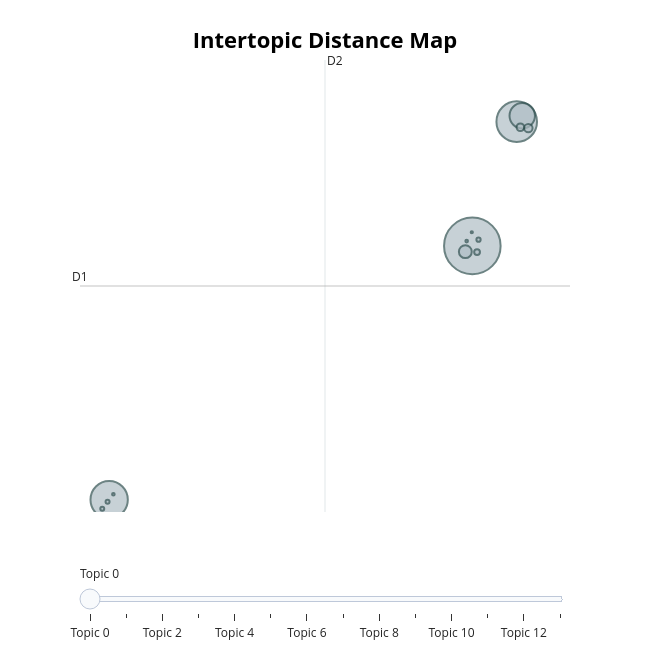
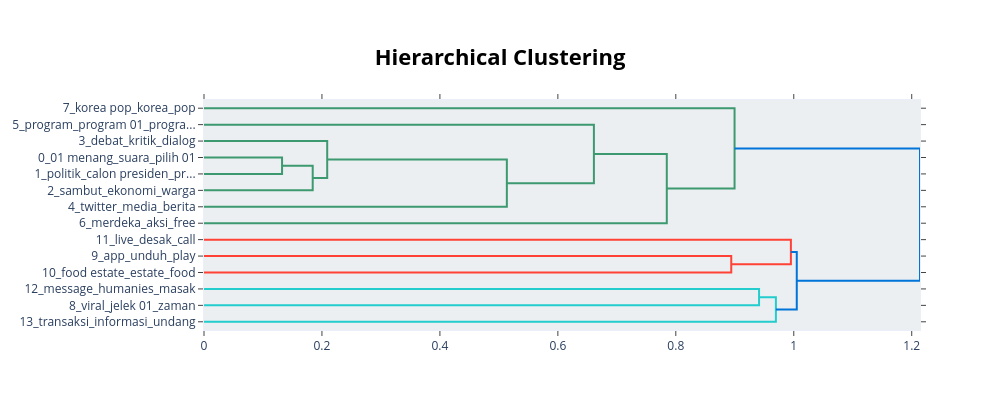
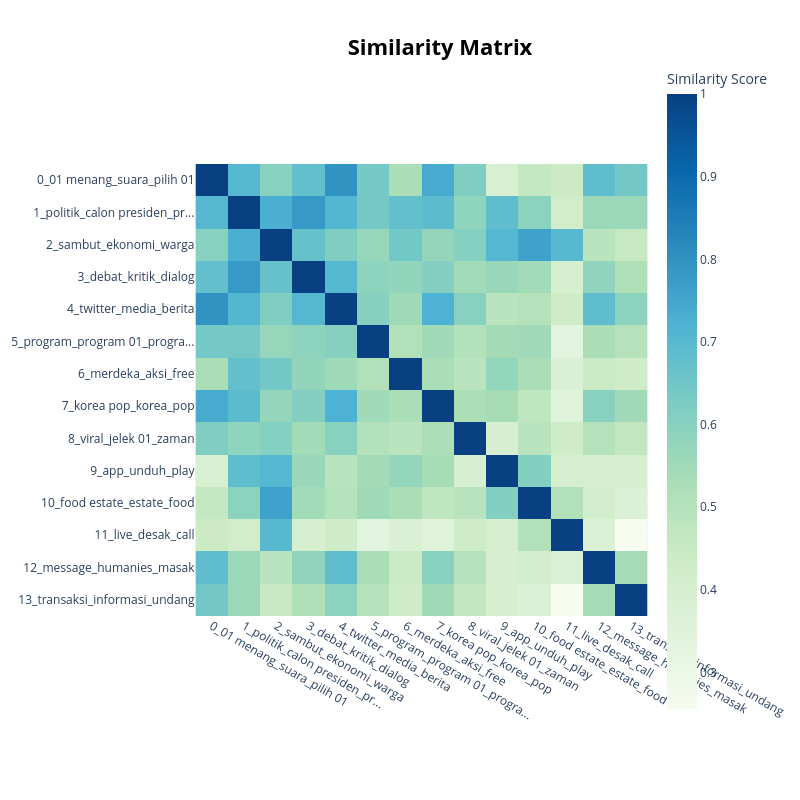

The notebook cell these images were saved under, in order:
### Code cell
# Get the improved topic information
topic_info = topic_model.get_topic_info()
print("\nImproved Topic Information:")
print(topic_info.head(10))

# Print topics with their new labels
print("\Topik Pembicaraan Masyarakat terhadap Pasangan Anies-Cak Imin:")
for index, row in topic_info.iterrows():
    if row["Topic"] != -1:  # Skip outlier topic
        topic_id = row["Topic"]
        words = [word[0] for word in topic_model.get_topic(topic_id)[:8]]
        print(f"Theme: {row['Name']}")
        print(f"Keywords: {', '.join(words)}")
        print(f"Document count: {row['Count']}")
        print("-" * 50)

# Create a topic distribution visualization
plt.figure(figsize=(12, 6))
topic_counts = topic_info[topic_info["Topic"] != -1]["Count"]
topic_names = [label for topic, label in topic_labels.items() if topic != -1][:len(topic_counts)]

# Plot with better color scheme
bars = plt.bar(topic_names, topic_counts, color=plt.cm.viridis(np.linspace(0, 1, len(topic_counts))))

# Add count labels on top of bars
for bar in bars:
    height = bar.get_height()
    plt.text(bar.get_x() + bar.get_width()/2., height + 0.5,
            f'{int(height)}', ha='center', va='bottom', fontweight='bold')

plt.xticks(rotation=45, ha="right")
plt.title("Distribusi Topik Pembicaraan Masyarakat terhadap Pasangan Anies-Cak Imin", fontsize=14, fontweight='bold')
plt.xlabel("Topik Pembicaraan", fontsize=12)
plt.ylabel("Number of Tweets", fontsize=12)
plt.tight_layout()
plt.grid(axis='y', linestyle='--', alpha=0.7)
plt.show()

# Display interactive visualizations
intertopic_map = topic_model.visualize_topics()
display(intertopic_map)

# Create hierarchical clustering visualization
hierarchy = topic_model.visualize_hierarchy()
display(hierarchy)

# Create heatmap of topic similarities
heatmap = topic_model.visualize_heatmap()
display(heatmap)

# Create word clouds for top 3 topics
plt.figure(figsize=(15, 10))
for i, topic_id in enumerate(topic_info[topic_info['Topic'] != -1]['Topic'][:3]):
    plt.subplot(1, 3, i+1)
    
    # Get topic words and weights
    words = dict(topic_model.get_topic(topic_id)[:15])
    
    # Create and display wordcloud
    wordcloud = WordCloud(width=400, height=400, background_color='white', 
                          colormap='viridis', max_words=50).generate_from_frequencies(words)
    
    plt.imshow(wordcloud, interpolation='bilinear')
    plt.title(f"Topic: {topic_labels[topic_id]}", fontsize=12)
    plt.axis('off')

plt.tight_layout()
plt.show()

### Figure 1 — Plotly figure (JSON) as saved in the notebook; plotly's stock layout.template omitted (floating-point values rounded to 4 significant figures)
{"data": [{"customdata": [[0, "01 menang | suara | pilih 01 | pintar | pasang calon 01", 7149], [1, "politik | calon presiden | presiden 01 | demokrasi | pilih presiden", 3674], [2, "sambut | ekonomi | warga | kampung | pesantren", 3111], [3, "debat | kritik | dialog | calon wakil presiden | calon wakil", 1447], [4, "twitter | media | berita | media sosial | sosial", 369], [5, "program | program 01 | program kerja | tenaga kerja | misi", 160], [6, "merdeka | aksi | free | bela | orasi", 131], [7, "korea pop | korea | pop | fandom | kpopers", 75], [8, "viral | jelek 01 | zaman | putri | etik", 40], [9, "app | unduh | play | stadion | internasional", 36], [10, "food estate | estate | food | gratis | siang gratis", 35], [11, "live | desak | call | tik tok | tik", 15], [12, "message | humanies | masak | pikir kritis | nazar", 15], [13, "transaksi | informasi | undang | undang undang | bot", 11]], "hovertemplate": "<b>Topic %{customdata[0]}</b><br>%{customdata[1]}<br>Size: %{customdata[2]}", "legendgroup": "", "marker": {"color": "#B0BEC5", "line": {"color": "DarkSlateGrey", "width": 2}, "size": [7149, 3674, 3111, 1447, 369, 160, 131, 75, 40, 36, 35, 15, 15, 11], "sizemode": "area", "sizeref": 4.468, "symbol": "circle"}, "mode": "markers", "name": "", "orientation": "v", "showlegend": false, "type": "scatter", "x": [15.72, 18.87, -10.03, 19.26, 15.22, 19.69, 19.12, 16.05, 16.16, -10.14, -10.52, -9.731, 15.32, 15.68], "xaxis": "x", "y": [13.09, 19.83, -0.6691, 20.15, 12.78, 19.47, 19.52, 12.75, 13.43, -0.7826, -1.159, -0.3713, 13.35, 13.83], "yaxis": "y"}], "layout": {"annotations": [{"showarrow": false, "text": "D1", "x": -12.1, "y": 10.92, "yshift": 10}, {"showarrow": false, "text": "D2", "x": 5.273, "xshift": 10, "y": 23.17}], "height": 650, "hoverlabel": {"bgcolor": "white", "font": {"family": "Rockwell", "size": 16}}, "legend": {"itemsizing": "constant", "tracegroupgap": 0}, "margin": {"t": 60}, "shapes": [{"line": {"color": "#CFD8DC", "width": 2}, "type": "line", "x0": 5.273, "x1": 5.273, "y0": -1.333, "y1": 23.17}, {"line": {"color": "#9E9E9E", "width": 2}, "type": "line", "x0": -12.1, "x1": 22.64, "y0": 10.92, "y1": 10.92}], "sliders": [{"active": 0, "pad": {"t": 50}, "steps": [{"args": [{"marker.color": [["red", "#B0BEC5", "#B0BEC5", "#B0BEC5", "#B0BEC5", "#B0BEC5", "#B0BEC5", "#B0BEC5", "#B0BEC5", "#B0BEC5", "#B0BEC5", "#B0BEC5", "#B0BEC5", "#B0BEC5"]]}], "label": "Topic 0", "method": "update"}, {"args": [{"marker.color": [["#B0BEC5", "red", "#B0BEC5", "#B0BEC5", "#B0BEC5", "#B0BEC5", "#B0BEC5", "#B0BEC5", "#B0BEC5", "#B0BEC5", "#B0BEC5", "#B0BEC5", "#B0BEC5", "#B0BEC5"]]}], "label": "Topic 1", "method": "update"}, {"args": [{"marker.color": [["#B0BEC5", "#B0BEC5", "red", "#B0BEC5", "#B0BEC5", "#B0BEC5", "#B0BEC5", "#B0BEC5", "#B0BEC5", "#B0BEC5", "#B0BEC5", "#B0BEC5", "#B0BEC5", "#B0BEC5"]]}], "label": "Topic 2", "method": "update"}, {"args": [{"marker.color": [["#B0BEC5", "#B0BEC5", "#B0BEC5", "red", "#B0BEC5", "#B0BEC5", "#B0BEC5", "#B0BEC5", "#B0BEC5", "#B0BEC5", "#B0BEC5", "#B0BEC5", "#B0BEC5", "#B0BEC5"]]}], "label": "Topic 3", "method": "update"}, {"args": [{"marker.color": [["#B0BEC5", "#B0BEC5", "#B0BEC5", "#B0BEC5", "red", "#B0BEC5", "#B0BEC5", "#B0BEC5", "#B0BEC5", "#B0BEC5", "#B0BEC5", "#B0BEC5", "#B0BEC5", "#B0BEC5"]]}], "label": "Topic 4", "method": "update"}, {"args": [{"marker.color": [["#B0BEC5", "#B0BEC5", "#B0BEC5", "#B0BEC5", "#B0BEC5", "red", "#B0BEC5", "#B0BEC5", "#B0BEC5", "#B0BEC5", "#B0BEC5", "#B0BEC5", "#B0BEC5", "#B0BEC5"]]}], "label": "Topic 5", "method": "update"}, {"args": [{"marker.color": [["#B0BEC5", "#B0BEC5", "#B0BEC5", "#B0BEC5", "#B0BEC5", "#B0BEC5", "red", "#B0BEC5", "#B0BEC5", "#B0BEC5", "#B0BEC5", "#B0BEC5", "#B0BEC5", "#B0BEC5"]]}], "label": "Topic 6", "method": "update"}, {"args": [{"marker.color": [["#B0BEC5", "#B0BEC5", "#B0BEC5", "#B0BEC5", "#B0BEC5", "#B0BEC5", "#B0BEC5", "red", "#B0BEC5", "#B0BEC5", "#B0BEC5", "#B0BEC5", "#B0BEC5", "#B0BEC5"]]}], "label": "Topic 7", "method": "update"}, {"args": [{"marker.color": [["#B0BEC5", "#B0BEC5", "#B0BEC5", "#B0BEC5", "#B0BEC5", "#B0BEC5", "#B0BEC5", "#B0BEC5", "red", "#B0BEC5", "#B0BEC5", "#B0BEC5", "#B0BEC5", "#B0BEC5"]]}], "label": "Topic 8", "method": "update"}, {"args": [{"marker.color": [["#B0BEC5", "#B0BEC5", "#B0BEC5", "#B0BEC5", "#B0BEC5", "#B0BEC5", "#B0BEC5", "#B0BEC5", "#B0BEC5", "red", "#B0BEC5", "#B0BEC5", "#B0BEC5", "#B0BEC5"]]}], "label": "Topic 9", "method": "update"}, {"args": [{"marker.color": [["#B0BEC5", "#B0BEC5", "#B0BEC5", "#B0BEC5", "#B0BEC5", "#B0BEC5", "#B0BEC5", "#B0BEC5", "#B0BEC5", "#B0BEC5", "red", "#B0BEC5", "#B0BEC5", "#B0BEC5"]]}], "label": "Topic 10", "method": "update"}, {"args": [{"marker.color": [["#B0BEC5", "#B0BEC5", "#B0BEC5", "#B0BEC5", "#B0BEC5", "#B0BEC5", "#B0BEC5", "#B0BEC5", "#B0BEC5", "#B0BEC5", "#B0BEC5", "red", "#B0BEC5", "#B0BEC5"]]}], "label": "Topic 11", "method": "update"}, {"args": [{"marker.color": [["#B0BEC5", "#B0BEC5", "#B0BEC5", "#B0BEC5", "#B0BEC5", "#B0BEC5", "#B0BEC5", "#B0BEC5", "#B0BEC5", "#B0BEC5", "#B0BEC5", "#B0BEC5", "red", "#B0BEC5"]]}], "label": "Topic 12", "method": "update"}, {"args": [{"marker.color": [["#B0BEC5", "#B0BEC5", "#B0BEC5", "#B0BEC5", "#B0BEC5", "#B0BEC5", "#B0BEC5", "#B0BEC5", "#B0BEC5", "#B0BEC5", "#B0BEC5", "#B0BEC5", "#B0BEC5", "red"]]}], "label": "Topic 13", "method": "update"}]}], "title": {"font": {"color": "Black", "size": 22}, "text": "<b>Intertopic Distance Map</b>", "x": 0.5, "xanchor": "center", "y": 0.95, "yanchor": "top"}, "width": 650, "xaxis": {"anchor": "y", "domain": [0, 1], "range": [-12.1, 22.64], "title": {"text": ""}, "visible": false}, "yaxis": {"anchor": "x", "domain": [0, 1], "range": [-1.333, 23.17], "title": {"text": ""}, "visible": false}}}

### Figure 2 — Plotly figure (JSON) as saved in the notebook; plotly's stock layout.template omitted (floating-point values rounded to 4 significant figures)
{"data": [{"hoverinfo": "text", "marker": {"color": "rgb(61,153,112)"}, "mode": "lines", "type": "scatter", "x": [0.0, 0.1324, 0.1324, 0.0], "xaxis": "x", "y": [-35.0, -35.0, -45.0, -45.0], "yaxis": "y"}, {"hoverinfo": "text", "marker": {"color": "rgb(61,153,112)"}, "mode": "lines", "type": "scatter", "x": [0.1324, 0.1843, 0.1843, 0.0], "xaxis": "x", "y": [-40.0, -40.0, -55.0, -55.0], "yaxis": "y"}, {"hoverinfo": "text", "marker": {"color": "rgb(61,153,112)"}, "mode": "lines", "type": "scatter", "x": [0.0, 0.2089, 0.2089, 0.1843], "xaxis": "x", "y": [-25.0, -25.0, -47.5, -47.5], "yaxis": "y"}, {"hoverinfo": "text", "marker": {"color": "rgb(61,153,112)"}, "mode": "lines", "type": "scatter", "x": [0.2089, 0.5135, 0.5135, 0.0], "xaxis": "x", "y": [-36.25, -36.25, -65.0, -65.0], "yaxis": "y"}, {"hoverinfo": "text", "marker": {"color": "rgb(61,153,112)"}, "mode": "lines", "type": "scatter", "x": [0.0, 0.6611, 0.6611, 0.5135], "xaxis": "x", "y": [-15.0, -15.0, -50.62, -50.62], "yaxis": "y"}, {"hoverinfo": "text", "marker": {"color": "rgb(61,153,112)"}, "mode": "lines", "type": "scatter", "x": [0.6611, 0.7847, 0.7847, 0.0], "xaxis": "x", "y": [-32.81, -32.81, -75.0, -75.0], "yaxis": "y"}, {"hoverinfo": "text", "marker": {"color": "rgb(61,153,112)"}, "mode": "lines", "type": "scatter", "x": [0.0, 0.8996, 0.8996, 0.7847], "xaxis": "x", "y": [-5.0, -5.0, -53.91, -53.91], "yaxis": "y"}, {"hoverinfo": "text", "marker": {"color": "rgb(255,65,54)"}, "mode": "lines", "type": "scatter", "x": [0.0, 0.894, 0.894, 0.0], "xaxis": "x", "y": [-95.0, -95.0, -105.0, -105.0], "yaxis": "y"}, {"hoverinfo": "text", "marker": {"color": "rgb(255,65,54)"}, "mode": "lines", "type": "scatter", "x": [0.0, 0.9951, 0.9951, 0.894], "xaxis": "x", "y": [-85.0, -85.0, -100.0, -100.0], "yaxis": "y"}, {"hoverinfo": "text", "marker": {"color": "rgb(35,205,205)"}, "mode": "lines", "type": "scatter", "x": [0.0, 0.9412, 0.9412, 0.0], "xaxis": "x", "y": [-115.0, -115.0, -125.0, -125.0], "yaxis": "y"}, {"hoverinfo": "text", "marker": {"color": "rgb(35,205,205)"}, "mode": "lines", "type": "scatter", "x": [0.9412, 0.9697, 0.9697, 0.0], "xaxis": "x", "y": [-120.0, -120.0, -135.0, -135.0], "yaxis": "y"}, {"hoverinfo": "text", "marker": {"color": "rgb(0,116,217)"}, "mode": "lines", "type": "scatter", "x": [0.9951, 1.005, 1.005, 0.9697], "xaxis": "x", "y": [-92.5, -92.5, -127.5, -127.5], "yaxis": "y"}, {"hoverinfo": "text", "marker": {"color": "rgb(0,116,217)"}, "mode": "lines", "type": "scatter", "x": [0.8996, 1.214, 1.214, 1.005], "xaxis": "x", "y": [-29.45, -29.45, -110.0, -110.0], "yaxis": "y"}], "layout": {"autosize": false, "height": 410, "hoverlabel": {"bgcolor": "white", "font": {"family": "Rockwell", "size": 16}}, "hovermode": "closest", "plot_bgcolor": "#ECEFF1", "showlegend": false, "title": {"font": {"color": "Black", "size": 22}, "text": "<b>Hierarchical Clustering</b>", "x": 0.5, "xanchor": "center", "yanchor": "top"}, "width": 1000, "xaxis": {"mirror": "allticks", "rangemode": "tozero", "showgrid": false, "showline": true, "showticklabels": true, "ticks": "outside", "type": "linear", "zeroline": false}, "yaxis": {"mirror": "allticks", "range": [-140, 0], "rangemode": "tozero", "showgrid": false, "showline": true, "showticklabels": true, "tickmode": "array", "ticks": "outside", "ticktext": ["7_korea pop_korea_pop", "5_program_program 01_progra...", "3_debat_kritik_dialog", "0_01 menang_suara_pilih 01", "1_politik_calon presiden_pr...", "2_sambut_ekonomi_warga", "4_twitter_media_berita", "6_merdeka_aksi_free", "11_live_desak_call", "9_app_unduh_play", "10_food estate_estate_food", "12_message_humanies_masak", "8_viral_jelek 01_zaman", "13_transaksi_informasi_undang"], "tickvals": [-5, -15, -25, -35, -45, -55, -65, -75, -85, -95, -105, -115, -125, -135], "type": "linear", "zeroline": false}}}

### Figure 3 — Plotly figure (JSON) as saved in the notebook; plotly's stock layout.template omitted (floating-point values rounded to 4 significant figures; data arrays with more than 128 entries replaced by an {"elided": "..."} marker saying what was removed)
{"data": [{"coloraxis": "coloraxis", "hovertemplate": "x: %{x}<br>y: %{y}<br>Similarity Score: %{z}<extra></extra>", "name": "0", "type": "heatmap", "x": ["0_01 menang_suara_pilih 01", "1_politik_calon presiden_pr...", "2_sambut_ekonomi_warga", "3_debat_kritik_dialog", "4_twitter_media_berita", "5_program_program 01_progra...", "6_merdeka_aksi_free", "7_korea pop_korea_pop", "8_viral_jelek 01_zaman", "9_app_unduh_play", "10_food estate_estate_food", "11_live_desak_call", "12_message_humanies_masak", "13_transaksi_informasi_undang"], "xaxis": "x", "y": ["0_01 menang_suara_pilih 01", "1_politik_calon presiden_pr...", "2_sambut_ekonomi_warga", "3_debat_kritik_dialog", "4_twitter_media_berita", "5_program_program 01_progra...", "6_merdeka_aksi_free", "7_korea pop_korea_pop", "8_viral_jelek 01_zaman", "9_app_unduh_play", "10_food estate_estate_food", "11_live_desak_call", "12_message_humanies_masak", "13_transaksi_informasi_undang"], "yaxis": "y", "z": {"elided": "14x14 float values"}}], "layout": {"coloraxis": {"colorbar": {"title": {"text": "Similarity Score"}}, "colorscale": [[0, "rgb(247,252,240)"], [0.125, "rgb(224,243,219)"], [0.25, "rgb(204,235,197)"], [0.375, "rgb(168,221,181)"], [0.5, "rgb(123,204,196)"], [0.625, "rgb(78,179,211)"], [0.75, "rgb(43,140,190)"], [0.875, "rgb(8,104,172)"], [1, "rgb(8,64,129)"]]}, "height": 800, "hoverlabel": {"bgcolor": "white", "font": {"family": "Rockwell", "size": 16}}, "legend": {"title": {"text": "Trend"}}, "margin": {"t": 60}, "showlegend": true, "title": {"font": {"color": "Black", "size": 22}, "text": "<b>Similarity Matrix</b>", "x": 0.55, "xanchor": "center", "y": 0.95, "yanchor": "top"}, "width": 800, "xaxis": {"anchor": "y", "constrain": "domain", "domain": [0, 1], "scaleanchor": "y"}, "yaxis": {"anchor": "x", "autorange": "reversed", "constrain": "domain", "domain": [0, 1]}}}
